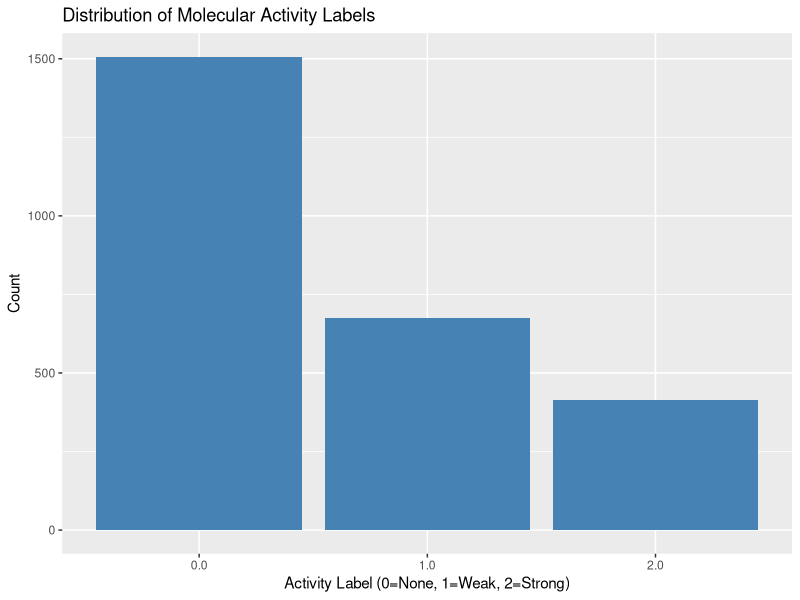
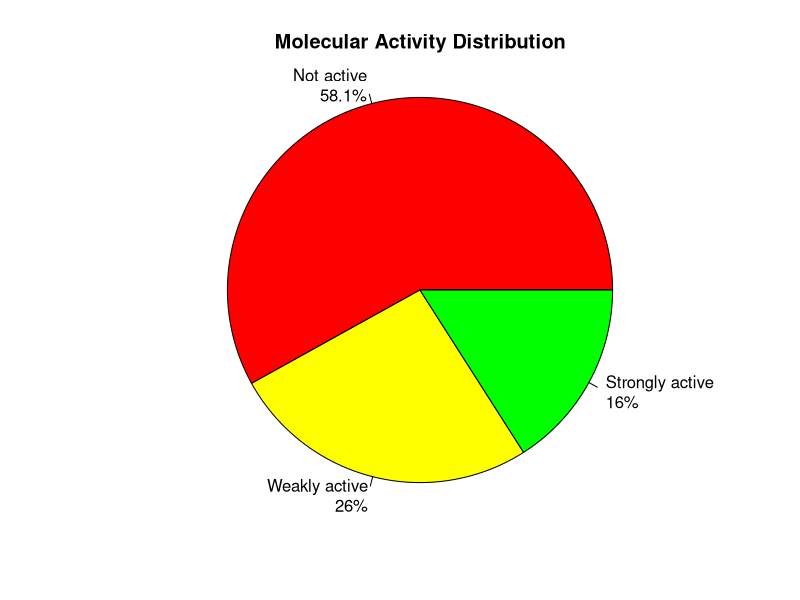

The R source for these figures, in order:
###############################################################################
# 01_DATA_CLEANING_AND_EDA.R
# Purpose: Load raw MACCS fingerprint data, handle missing values, map 
#          column names, and perform exploratory data analysis (EDA).
###############################################################################

# --- Load Required Libraries ---
library(readxl)
library(ggplot2)

# --- Load Dataset ---
# Note: Ensure the working directory contains the dataset
database <- read_excel("MAAC_Fingerprints.xlsx")

# --- Initial Exploration ---
str(database)
dim(database)
head(database)

# --- Data Cleaning ---
# Remove the first (index) and last (Labels) columns to isolate features
binary_database <- database[, -c(1, ncol(database))]

# Check for missing values
cat('\nMissing values found:\n')
print(sum(is.na(binary_database)))

# Check for zero-variance predictors (rows containing only 0s or only 1s)
cat('\nRows that contain only zeros:\n')
print(sum(rowSums(binary_database == 1) == 0))

cat('\nRows that contain only ones:\n')
print(sum(rowSums(binary_database == 0) == 1))

# --- Feature Renaming ---
# Rename complex structural names to generic 'featureX' for modeling compatibility
new_names <- paste0("feature", seq_len(ncol(binary_database)))
original_names <- colnames(binary_database)
name_mapping <- setNames(original_names, new_names)

binary_database_renamed <- binary_database
colnames(binary_database_renamed) <- new_names

# Re-attach target labels and format as numeric (0, 1, 2)
binary_database_renamed$Labels <- as.numeric(as.character(database$Labels))

# --- Exploratory Data Analysis (EDA) ---
# Visualize the class distribution to identify data imbalance
ggplot(database, aes(x = as.factor(Labels))) + 
  geom_bar(fill = "steelblue") +  
  labs(title = "Distribution of Molecular Activity Labels", 
       x = "Activity Label (0=None, 1=Weak, 2=Strong)", 
       y = "Count")

# Generate a pie chart for activity distribution
volume <- factor(database$Labels, 
                 levels = c("0.0", "1.0", "2.0"), 
                 labels = c("Not active", "Weakly active", "Strongly active"), 
                 ordered = TRUE)

freq <- table(volume)
percentages <- round(100 * freq / sum(freq), 1)
labels <- paste0(names(freq), "\n", percentages, "%")

pie(freq, labels = labels, col = c("red", "yellow", "green"), 
    radius = 1, main = "Molecular Activity Distribution")
